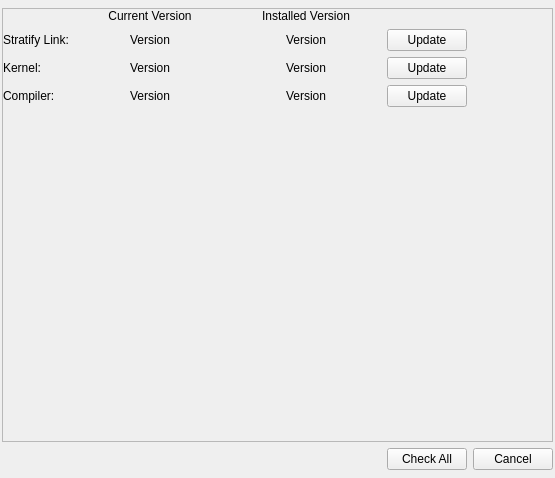
<?xml version="1.0" encoding="UTF-8"?>
<ui version="4.0">
 <class>Updater</class>
 <widget class="QWidget" name="Updater">
  <property name="geometry">
   <rect>
    <x>0</x>
    <y>0</y>
    <width>555</width>
    <height>478</height>
   </rect>
  </property>
  <property name="windowTitle">
   <string>Form</string>
  </property>
  <layout class="QVBoxLayout" name="verticalLayout">
   <property name="spacing">
    <number>6</number>
   </property>
   <property name="leftMargin">
    <number>2</number>
   </property>
   <property name="topMargin">
    <number>8</number>
   </property>
   <property name="rightMargin">
    <number>2</number>
   </property>
   <property name="bottomMargin">
    <number>8</number>
   </property>
   <item>
    <widget class="QScrollArea" name="scrollArea">
     <property name="widgetResizable">
      <bool>true</bool>
     </property>
     <widget class="QWidget" name="scrollAreaWidgetContents">
      <property name="geometry">
       <rect>
        <x>0</x>
        <y>0</y>
        <width>549</width>
        <height>422</height>
       </rect>
      </property>
      <layout class="QVBoxLayout" name="verticalLayout_2">
       <property name="leftMargin">
        <number>0</number>
       </property>
       <property name="topMargin">
        <number>0</number>
       </property>
       <property name="rightMargin">
        <number>0</number>
       </property>
       <property name="bottomMargin">
        <number>0</number>
       </property>
       <item>
        <layout class="QFormLayout" name="formLayout">
         <property name="fieldGrowthPolicy">
          <enum>QFormLayout::FieldsStayAtSizeHint</enum>
         </property>
         <property name="labelAlignment">
          <set>Qt::AlignLeading|Qt::AlignLeft|Qt::AlignVCenter</set>
         </property>
         <property name="formAlignment">
          <set>Qt::AlignLeading|Qt::AlignLeft|Qt::AlignTop</set>
         </property>
         <property name="horizontalSpacing">
          <number>6</number>
         </property>
         <property name="verticalSpacing">
          <number>6</number>
         </property>
         <item row="0" column="1">
          <layout class="QHBoxLayout" name="horizontalLayout_5">
           <item>
            <widget class="QLabel" name="currentVersionLabel">
             <property name="minimumSize">
              <size>
               <width>150</width>
               <height>0</height>
              </size>
             </property>
             <property name="sizeIncrement">
              <size>
               <width>0</width>
               <height>0</height>
              </size>
             </property>
             <property name="text">
              <string>Current Version</string>
             </property>
             <property name="alignment">
              <set>Qt::AlignCenter</set>
             </property>
            </widget>
           </item>
           <item>
            <widget class="QLabel" name="installedVersionLabel">
             <property name="minimumSize">
              <size>
               <width>150</width>
               <height>0</height>
              </size>
             </property>
             <property name="sizeIncrement">
              <size>
               <width>200</width>
               <height>0</height>
              </size>
             </property>
             <property name="text">
              <string>Installed Version</string>
             </property>
             <property name="alignment">
              <set>Qt::AlignCenter</set>
             </property>
            </widget>
           </item>
          </layout>
         </item>
         <item row="1" column="0">
          <widget class="QLabel" name="linkLabel">
           <property name="text">
            <string>Stratify Link:</string>
           </property>
          </widget>
         </item>
         <item row="1" column="1">
          <layout class="QHBoxLayout" name="horizontalLayout_2">
           <item>
            <widget class="QLabel" name="linkVersionLabel">
             <property name="sizePolicy">
              <sizepolicy hsizetype="Minimum" vsizetype="Preferred">
               <horstretch>0</horstretch>
               <verstretch>0</verstretch>
              </sizepolicy>
             </property>
             <property name="minimumSize">
              <size>
               <width>150</width>
               <height>0</height>
              </size>
             </property>
             <property name="sizeIncrement">
              <size>
               <width>200</width>
               <height>0</height>
              </size>
             </property>
             <property name="text">
              <string>Version</string>
             </property>
             <property name="alignment">
              <set>Qt::AlignCenter</set>
             </property>
            </widget>
           </item>
           <item>
            <widget class="QLabel" name="linkInstalledVersionLabel">
             <property name="minimumSize">
              <size>
               <width>150</width>
               <height>0</height>
              </size>
             </property>
             <property name="sizeIncrement">
              <size>
               <width>200</width>
               <height>0</height>
              </size>
             </property>
             <property name="text">
              <string>Version</string>
             </property>
             <property name="alignment">
              <set>Qt::AlignCenter</set>
             </property>
            </widget>
           </item>
           <item>
            <widget class="QPushButton" name="linkUpdateButton">
             <property name="text">
              <string>Update</string>
             </property>
            </widget>
           </item>
          </layout>
         </item>
         <item row="2" column="0">
          <widget class="QLabel" name="kernelLabel">
           <property name="text">
            <string>Kernel:</string>
           </property>
          </widget>
         </item>
         <item row="2" column="1">
          <layout class="QHBoxLayout" name="horizontalLayout_3">
           <item>
            <widget class="QLabel" name="kernelVersionLabel">
             <property name="minimumSize">
              <size>
               <width>150</width>
               <height>0</height>
              </size>
             </property>
             <property name="sizeIncrement">
              <size>
               <width>200</width>
               <height>0</height>
              </size>
             </property>
             <property name="text">
              <string>Version</string>
             </property>
             <property name="alignment">
              <set>Qt::AlignCenter</set>
             </property>
            </widget>
           </item>
           <item>
            <widget class="QLabel" name="kernelInstalledVersionLabel">
             <property name="minimumSize">
              <size>
               <width>150</width>
               <height>0</height>
              </size>
             </property>
             <property name="sizeIncrement">
              <size>
               <width>200</width>
               <height>0</height>
              </size>
             </property>
             <property name="text">
              <string>Version</string>
             </property>
             <property name="alignment">
              <set>Qt::AlignCenter</set>
             </property>
            </widget>
           </item>
           <item>
            <widget class="QPushButton" name="kernelUpdateButton">
             <property name="text">
              <string>Update</string>
             </property>
            </widget>
           </item>
          </layout>
         </item>
         <item row="3" column="0">
          <widget class="QLabel" name="compilerLabel">
           <property name="text">
            <string>Compiler:</string>
           </property>
          </widget>
         </item>
         <item row="3" column="1">
          <layout class="QHBoxLayout" name="horizontalLayout_4">
           <item>
            <widget class="QLabel" name="compilerVersionLabel">
             <property name="minimumSize">
              <size>
               <width>150</width>
               <height>0</height>
              </size>
             </property>
             <property name="sizeIncrement">
              <size>
               <width>200</width>
               <height>0</height>
              </size>
             </property>
             <property name="text">
              <string>Version</string>
             </property>
             <property name="alignment">
              <set>Qt::AlignCenter</set>
             </property>
            </widget>
           </item>
           <item>
            <widget class="QLabel" name="compilerInstalledVersionLabel">
             <property name="minimumSize">
              <size>
               <width>150</width>
               <height>0</height>
              </size>
             </property>
             <property name="sizeIncrement">
              <size>
               <width>200</width>
               <height>0</height>
              </size>
             </property>
             <property name="text">
              <string>Version</string>
             </property>
             <property name="alignment">
              <set>Qt::AlignCenter</set>
             </property>
            </widget>
           </item>
           <item>
            <widget class="QPushButton" name="compilerUpdateButton">
             <property name="text">
              <string>Update</string>
             </property>
            </widget>
           </item>
          </layout>
         </item>
        </layout>
       </item>
      </layout>
     </widget>
    </widget>
   </item>
   <item>
    <layout class="QHBoxLayout" name="horizontalLayout">
     <item>
      <spacer name="horizontalSpacer">
       <property name="orientation">
        <enum>Qt::Horizontal</enum>
       </property>
       <property name="sizeHint" stdset="0">
        <size>
         <width>40</width>
         <height>20</height>
        </size>
       </property>
      </spacer>
     </item>
     <item>
      <widget class="QPushButton" name="checkAllButton">
       <property name="text">
        <string>Check All</string>
       </property>
      </widget>
     </item>
     <item>
      <widget class="QPushButton" name="cancelButton">
       <property name="text">
        <string>Cancel</string>
       </property>
      </widget>
     </item>
    </layout>
   </item>
  </layout>
 </widget>
 <resources/>
 <connections/>
</ui>
